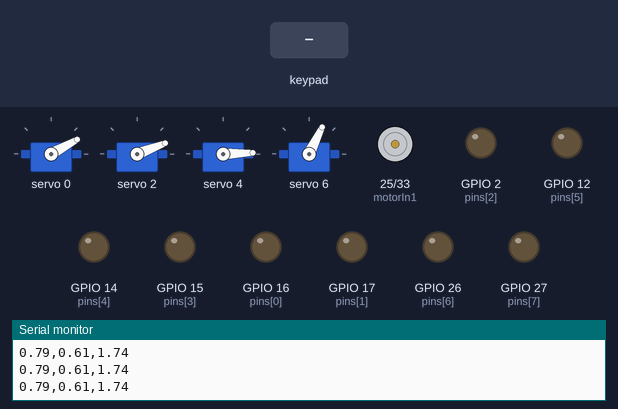
The sketch below on a simulated ESP32. Parts: 4 × servo, motor-driver pin pairs drawn as motors (green arrow = first pin HIGH = forward, orange = second pin HIGH = backward, longer = more drive), output pins drawn as LEDs (lit = HIGH), the last lines printed to the serial monitor. The test bench sets the inputs (shaded band). Nothing arrives over Bluetooth unless stated.

Above: at 1.2 s.
1.3 s: key 'O' pressed
At 2.9 s:
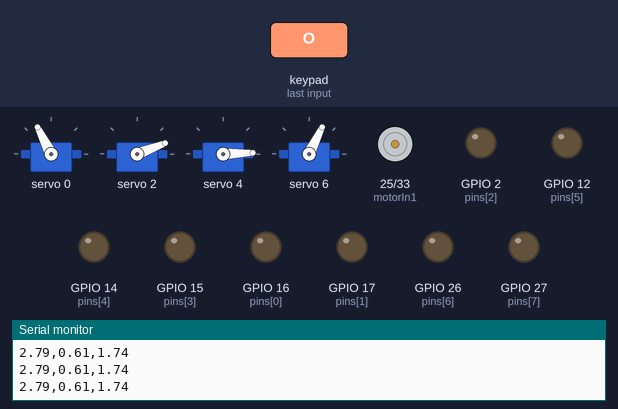
3.2 s: key 'L' pressed
At 3.44 s:
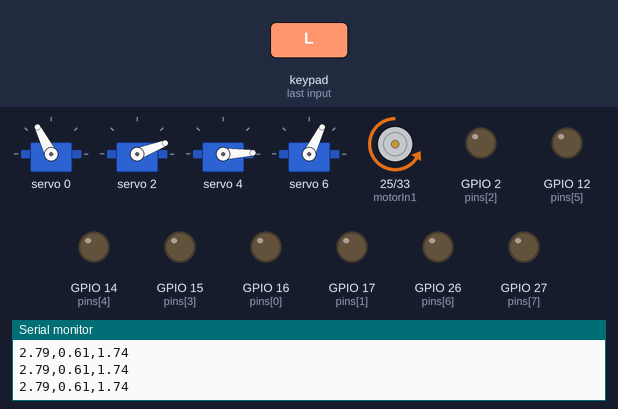
5.1 s: key 'R' pressed
At 5.34 s:
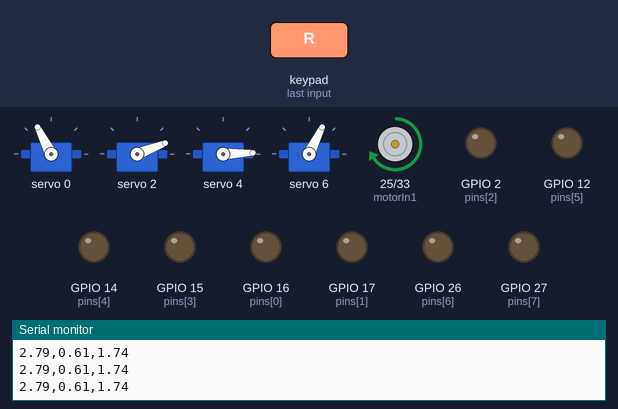
7.0 s: key 'X' pressed
At 7.18 s:
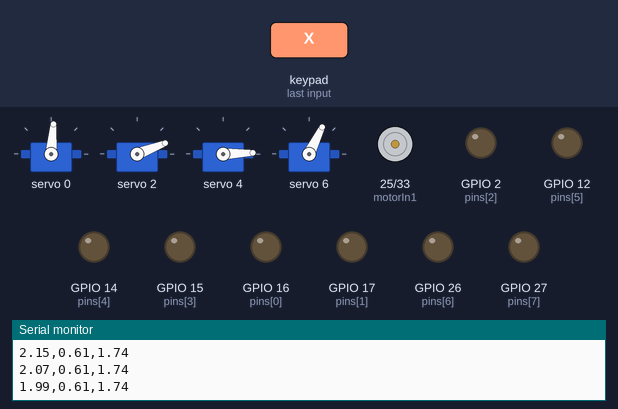
8.9 s: key 'X' pressed
At 10.1 s:
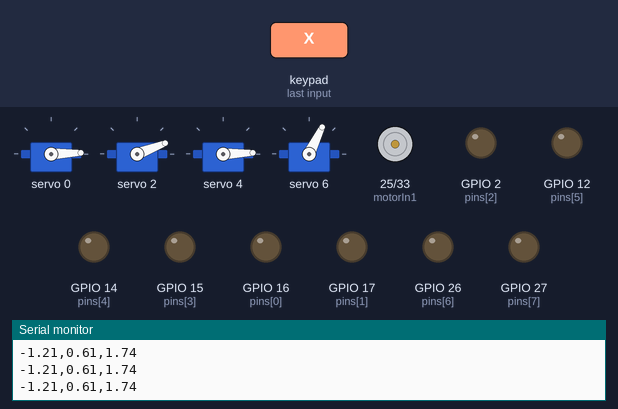
10.5 s: key 'L' pressed
At 10.74 s:
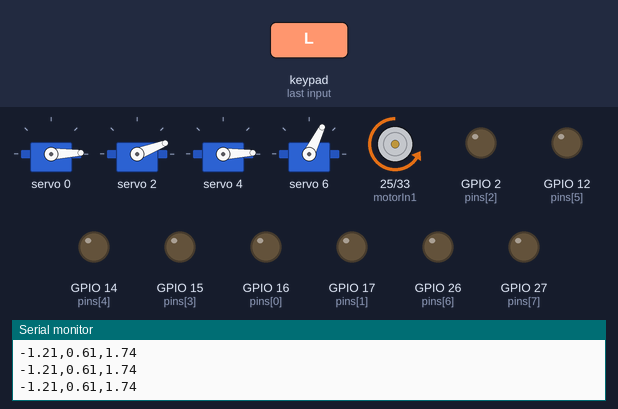
Timing chart, 0 to 13.4 s (numbered marks = the images above; inputs shaded):
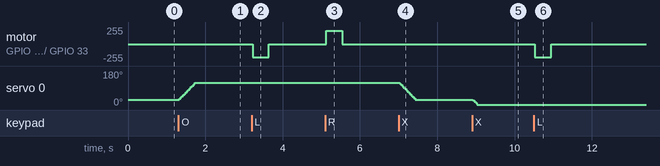

Measured:
- after the input at 1.3 s, servo 0: moves from 29° to 117° over 0.40 s, starting at once
- after the input at 3.2 s, motor on GPIO 25 (motorIn1) / GPIO 33 (motorIn2): stopped → backward 199/255 at once, → stopped 0.42 s later
- after the input at 5.1 s, motor on GPIO 25 (motorIn1) / GPIO 33 (motorIn2): stopped → forward 199/255 at once, → stopped 0.42 s later
- after the input at 7.0 s, servo 0: moves from 117° to 29° over 0.40 s, starting at once
- after the input at 8.9 s, servo 0: 29° → 2° at once
- after the input at 10.5 s, motor on GPIO 25 (motorIn1) / GPIO 33 (motorIn2): stopped → backward 199/255 at once, → stopped 0.42 s later

The sketch:

ps4-controller-controll-code.ino
```cpp
#include <PS4Controller.h>
#include <PCA9685.h>

// --- 定数・ピン設定 ---
#define SERVOMIN 120
#define SERVOMAX 470
PCA9685 pwm = PCA9685(0x40);

// 足回りモーターピン (右前, 右後, 左後, 左前の順)
int pins[] = {16, 17, 2, 15, 14, 12, 26, 27};

// 補助モーター（やぐら運搬用）
const int motorIn1 = 25;
const int motorIn2 = 33;
int motorSpeed = 200;

// --- アーム物理パラメータ ---
const float lengths[3] = {36.0, 26.0, 21.0}; // リンク長(cm)
const float sqlen[2] = {sq(lengths[0]), sq(lengths[1])};

// --- 操作状態変数 ---
float target[3] = {0.0, 0.0, 0.0}; // X, Y, 手首角度(rad)
float angles[3] = {0.0, 0.0, 0.0};   // 計算後のサーボ角度
const int initang[3] = {0,0,90};
float gripperPos = 90.0;             // ハンド開閉

void setup() {
  Serial.begin(9600);
  PS4.begin("e4:65:b8:d8:d4:80"); // お使いのMACアドレス
  pwm.begin();
  pwm.setPWMFreq(50);

  // 足回りモーター & 補助モーターをPWM設定
  for(int i=0; i<8; i++) ledcAttach(pins[i], 12800, 8);
  ledcAttach(motorIn1, 12800, 8);
  ledcAttach(motorIn2, 12800, 8);

  stopAll();
}

void loop() {
  if (PS4.isConnected()) {
    // 1. 足回り制御（8方向スナップ機能付き）
    handleChassis();

    // 2. アーム座標制御（右スティック）
      //handleArmCoordinates();
    int rx = PS4.RStickX(); //
    int ry = PS4.RStickY(); ///
    if (abs(rx) > 20) target[0] += (rx > 0 ? 1: -1);
    if (abs(ry) > 20) target[1] += (ry > 0 ? 1 :-1);
    target[0] = constrain(target[0], -10, 50);
    target[1] = constrain(target[1], -10, 50);

    // 3. 補助モーター制御（十字キー左右：やぐら運搬）
    if (PS4.Right()) moveForward();
    else if (PS4.Left()) moveBackward();
    else stopMotor();

    // 4. 手首・ハンド制御
    if (PS4.Circle()) target[2] += 0.08;
    if (PS4.Cross())  target[2] -= 0.08;
    //target[2] = constrain(target[2], -HALF_PI, HALF_PI);
    target[2] = clip2pi(target[2]);

    if (PS4.R2Value() > 50) gripperPos += 6;
    if (PS4.L2Value() > 50) gripperPos -= 6;
    gripperPos = constrain(gripperPos, 40, 140);

    // 5. 反映
    solveIK();
    updateServos();
  } else {
    stopAll();
  }
  delay(10);
}

// --- 足回り制御関数 ---
void handleChassis() {
  int rawX = PS4.LStickX();
  int rawY = PS4.LStickY();
  int moveX = 0, moveY = 0;
  float magnitude = sqrt(sq(rawX) + sq(rawY));

  if (magnitude > 40) {
    float angle = atan2(rawY, rawX) * 180.0 / PI;
    if (angle < 0) angle += 360;

    float cardinalWidth = 20.0; // 上下左右を判定する遊び幅

    // スナップ処理：純粋な前後左右よりも「斜め」を出しやすく調整
    if (angle > (360-cardinalWidth) || angle < cardinalWidth) { moveX = 100; moveY = 0; }
    else if (angle > (90-cardinalWidth) && angle < (90+cardinalWidth)) { moveX = 0; moveY = 100; }
    else if (angle > (180-cardinalWidth) && angle < (180+cardinalWidth)) { moveX = -100; moveY = 0; }
    else if (angle > (270-cardinalWidth) && angle < (270+cardinalWidth)) { moveX = 0; moveY = -100; }
    else {
      if (angle > 0 && angle < 90) { moveX = 100; moveY = 100; }
      else if (angle > 90 && angle < 180) { moveX = -100; moveY = 100; }
      else if (angle > 180 && angle < 270) { moveX = -100; moveY = -100; }
      else { moveX = 100; moveY = -100; }
    }
  }

  int turn = 0;
  if (PS4.R1()) turn = 120;
  if (PS4.L1()) turn = -120;
  controlOmni(moveX, moveY, turn);
}

// オムニホイール運動学計算 (新インデックス順: 右前, 右後, 左後, 左前)
void controlOmni(int x, int y, int t) {
  driveMotor(0, y - x - t); // 右前
  driveMotor(1, y + x - t); // 右後
  driveMotor(2, y - x + t); // 左後
  driveMotor(3, y + x + t); // 左前
}

void driveMotor(int index, int speed) {
  speed = constrain(speed, -255, 255);
  int in1 = index * 2;
  int in2 = index * 2 + 1;
  if (speed > 0) {
    ledcWrite(pins[in1], speed);
    ledcWrite(pins[in2], 0);
  } else {
    ledcWrite(pins[in1], 0);
    ledcWrite(pins[in2], -speed);
  }
}

// --- アーム座標・IK制御 ---
void solveIK() {
  float wristX = (lengths[2] * cos(target[2])) + target[0];
  float wristY = (lengths[2] * sin(target[2])) + target[1];
  float dist2 = sq(wristX) + sq(wristY);
  float dist = sqrt(dist2);
  angles[0] = clip2pi(acos(constrain((dist2 + sqlen[0] - sqlen[1]) / (2 * dist * lengths[0]), -1.0f, 1.0f)) + atan2(wristY, wristX));
  angles[1] = clip2pi(acos(constrain((sqlen[0] + sqlen[1] - dist2) / (2 * lengths[0] * lengths[1]), -1.0f, 1.0f)));
  angles[2] = clip2pi(target[2] - angles[0] - angles[1] + (PI / 2));
  angles[2] = clip2pi((2*PI)-angles[0]-angles[1]-(PI-target[2]));
}

void updateServos() {
  pwm.setPWM(0, 0, map(constrain(degrees(angles[0])+initang[0],10,170), 0, 180, SERVOMIN, SERVOMAX));
  pwm.setPWM(2, 0, map(constrain(degrees(angles[1])+initang[1],10,170), 0, 180, SERVOMIN, SERVOMAX));
  pwm.setPWM(4, 0, map(constrain(degrees(angles[2])-initang[2],10,170), 0, 180, SERVOMIN, SERVOMAX));
  pwm.setPWM(6, 0, map(gripperPos, 0, 180, SERVOMIN, SERVOMAX));
  Serial.print(angles[0]);
  Serial.print(",");
  Serial.print(angles[1]);
  Serial.print(",");
  Serial.print(angles[2]);
  Serial.println();
}


/*void handleArmCoordinates() {
  int rx = PS4.RStickX();
  int ry = PS4.RStickY();
  if (abs(rx) > 20) target[0] += (rx > 0 ? 1 : -1);
  if (abs(ry) > 20) target[1] += (ry > 0 ? 1 : -1);
  target[0] = constrain(target[0], -10, 60);
  target[1] = constrain(target[1], -30, 60);
}

void solveIK() {
  // 手首の位置(wx, wy)を計算
  float wx = lengths[2] * cos(target[2]) + target[0];
  float wy = lengths[2] * sin(target[2]) + target[1];

  float d2 = sq(wx) + sq(wy);
  float d = sqrt(d2);

  // 余弦定理で各関節角を算出
  //float a = acos((sqlen[0] + sqlen[1] - d2) / (2 * lengths[0] * lengths[1]));
  angles[1] = clip2pi(-acos((sqlen[0] + sqlen[1] - d2) / (2 * lengths[0] * lengths[1])));
  //angles[1] = PI - a; // 肘の角度

  float alpha = atan2(wy, wx);
  float beta = acos((sqlen[0] + d2 - sqlen[1]) / (2 * lengths[0] * d));
  angles[0] = clip2pi(-(alpha + beta)); // 肩の角度

  angles[2] = clip2pi(-(target[2] - angles[0] - angles[1] + HALF_PI)); // 手首の相対角度
}

void updateServos() {
  // PCA9685へ角度（パルス幅）を送信
  for (int i = 0; i < 3; i++) {
    int pulse = map(constrain(degrees(angles[i]),0,180), 0, 180, SERVOMIN, SERVOMAX);
    pwm.setPWM(i*2, 0, pulse);
    Serial.print(degrees(angles[i]));
    if(i<2){
      Serial.print(",");
    }else{
      Serial.println();
    }
  }
  pwm.setPWM(6, 0, map(gripperPos, 0, 180, SERVOMIN, SERVOMAX));
}
*/
// --- 補助モーター・安全停止 ---
void moveForward() { ledcWrite(motorIn1, motorSpeed); ledcWrite(motorIn2, 0); }
void moveBackward() { ledcWrite(motorIn1, 0); ledcWrite(motorIn2, motorSpeed); }
void stopMotor() { ledcWrite(motorIn1, 0); ledcWrite(motorIn2, 0); }

void stopAll() {
  for (int i = 0; i < 4; i++) driveMotor(i, 0);
  stopMotor();
}

float clip2pi(float ang) { return ang < -PI ? 2*PI+ang : (ang > PI ? -2*PI+ang : ang); }

/*float clip2pi(float ang){
  return ang<0 ? 2*PI+ang : (ang>2*PI ? -2*PI+ang: ang);
}
*/
```
